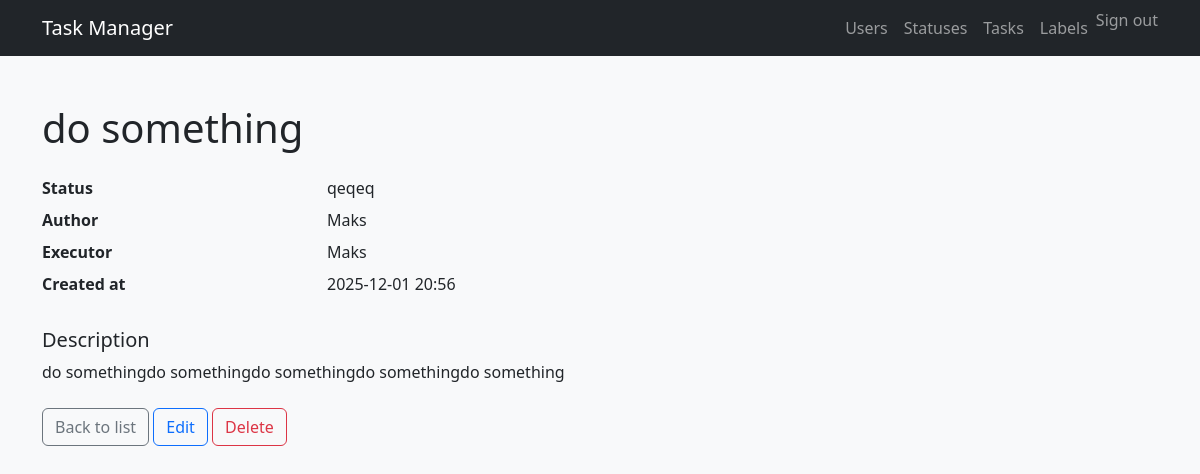
/tasks/1/ (signed in), run on the app's committed database.
### tasks/models.py (models this page shows, shortened)
class Task(models.Model):
    name = models.CharField(
        max_length=200,
        verbose_name=_("Name"),
    )
    description = models.TextField(
        blank=True,
        verbose_name=_("Description"),
    )
    status = models.ForeignKey(
        Status,
        on_delete=models.PROTECT,
        related_name="tasks",
        verbose_name=_("Status"),
    )
    author = models.ForeignKey(
        User,
        on_delete=models.PROTECT,
        related_name="authored_tasks",
        verbose_name=_("Author"),
    )
    executor = models.ForeignKey(
        User,
        on_delete=models.PROTECT,
        related_name="executed_tasks",
        null=True,
        blank=True,
        verbose_name=_("Executor"),
    )
    created_at = models.DateTimeField(
        auto_now_add=True,
        verbose_name=_("Created at"),
    )
    labels = models.ManyToManyField(
        Label,
        blank=True,
        related_name="tasks",
        verbose_name=_("Labels"),
    )

### statuses/models.py (models this page shows, shortened)
class Status(models.Model):
    name = models.CharField(
        max_length=100,
        unique=True,
        verbose_name=_("Name"),
    )
    created_at = models.DateTimeField(
        auto_now_add=True,
        verbose_name=_("Created at"),
    )

### tasks/views.py (the view)
# urls.py: path("<int:pk>/", views.TaskDetailView.as_view(), name="detail"),
class TaskDetailView(LoginRequiredMixin, DetailView):
    model = Task
    template_name = "tasks/detail.html"
    context_object_name = "task"

### templates/tasks/detail.html (shortened to what this page needs)
{% extends "base.html" %}
{% load i18n %}
{% block content %}
  <h1 class="mb-4">{{ task.name }}</h1>
  <dl class="row">
    <dt class="col-sm-3">{% trans "Status" %}</dt>
    <dd class="col-sm-9">{{ task.status.name }}</dd>
    <dt class="col-sm-3">{% trans "Author" %}</dt>
    <dd class="col-sm-9">{{ task.author.username }}</dd>
    <dt class="col-sm-3">{% trans "Executor" %}</dt>
    <dd class="col-sm-9">{{ task.executor.username|default:"—" }}</dd>
    <dt class="col-sm-3">{% trans "Created at" %}</dt>
    <dd class="col-sm-9">{{ task.created_at|date:"Y-m-d H:i" }}</dd>
  </dl>
  {% if task.description %}
    <h2 class="h5 mt-4 mb-2">{% trans "Description" %}</h2>
    <p>{{ task.description|linebreaksbr }}</p>
  {% endif %}
  <div class="mt-4">
    <a class="btn btn-outline-secondary" href="{% url 'tasks:list' %}">
      {% trans "Back to list" %}
    </a>
    <a class="btn btn-outline-primary" href="{% url 'tasks:update' task.pk %}">
      {% trans "Edit" %}
    </a>
    {% if request.user == task.author %}
      <a class="btn btn-outline-danger" href="{% url 'tasks:delete' task.pk %}">
        {% trans "Delete" %}
      </a>
    {% endif %}
  </div>
{% endblock %}

### data on the page
Task: name "do something", status.name "qeqeq", author.username "Maks", executor.username "Maks", created_at "2025-12-01 20:56", description "do somethingdo somethingdo somethingdo somethingdo something"
